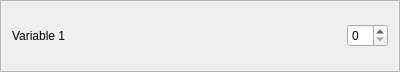
<?xml version="1.0" encoding="UTF-8"?>
<ui version="4.0">
 <class>VariableFrame</class>
 <widget class="QFrame" name="VariableFrame">
  <property name="geometry">
   <rect>
    <x>0</x>
    <y>0</y>
    <width>400</width>
    <height>72</height>
   </rect>
  </property>
  <property name="windowTitle">
   <string>Frame</string>
  </property>
  <property name="frameShape">
   <enum>QFrame::StyledPanel</enum>
  </property>
  <property name="frameShadow">
   <enum>QFrame::Raised</enum>
  </property>
  <layout class="QVBoxLayout" name="verticalLayout">
   <item>
    <layout class="QGridLayout" name="gridLayout">
     <item row="0" column="0">
      <widget class="QLabel" name="label">
       <property name="text">
        <string>Variable 1</string>
       </property>
      </widget>
     </item>
     <item row="0" column="1">
      <widget class="QSpinBox" name="spinBox">
       <property name="sizePolicy">
        <sizepolicy hsizetype="Fixed" vsizetype="Fixed">
         <horstretch>0</horstretch>
         <verstretch>0</verstretch>
        </sizepolicy>
       </property>
      </widget>
     </item>
    </layout>
   </item>
  </layout>
 </widget>
 <resources/>
 <connections/>
</ui>
